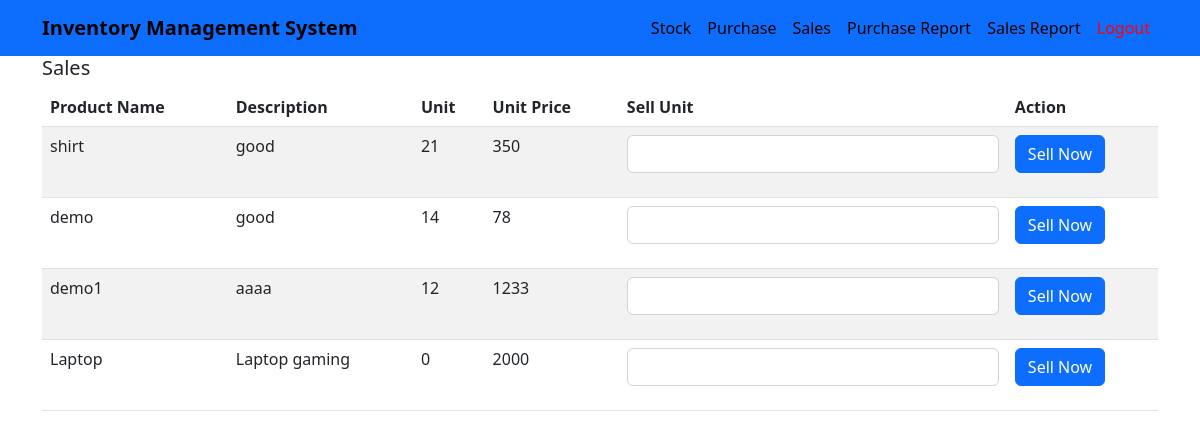
/sales.php (signed in), run on the app's committed database.
### tables this page shows
CREATE TABLE `product` (
  `id` int NOT NULL,
  `name` varchar(100) NOT NULL,
  `des` varchar(100) NOT NULL,
  `unit` int NOT NULL,
  `unitprice` int NOT NULL,
  `created_at` timestamp NOT NULL DEFAULT CURRENT_TIMESTAMP
);

### sales.php (the view, shortened to what this page needs)
<?php
    include "header.php";
    include "connection.php";
$sql = "SELECT * FROM product";
$result = mysqli_query($conn, $sql);
?>
<html>
<head>
</head>
<body>
    <div class="container">
    <h5>Sales</h5>
    <table class="table table-striped">
  <thead>
    <tr>
      <th scope="col">Product Name</th>
      <th scope="col">Description</th>
      <th scope="col">Unit</th>
      <th scope="col">Unit Price</th>
      <th scope="col">Sell Unit</th>
      <th scope="col">Action</th>
    </tr>
  </thead>
  <tbody>
      <?php
          if (mysqli_num_rows($result) > 0) {
            while($row = mysqli_fetch_assoc($result)) {
              ?>
             <form action="<?php echo $_SERVER['PHP_SELF'];?>" method="post">
               <tr>
                <td><?php echo $row['name'];?></td>
                <td><?php echo $row['des'];?></td>
                <td><?php echo $row['unit'];?></td>
                <td><?php echo $row['unitprice'];?></td>
                <td><div class="mb-3">
                    <input type="number" name="unitsale" class="form-control" id="exampleInputUnit">
               </div></td>
                <td><button type="submit" class="btn btn-primary" name="submit">Sell Now</button></td>
                </tr>
                </form>
                <?php }
        } else {
            echo "0 results";
        }
        ?>
  </tbody>
</table>
</div>
</body>
</html>

### data on the page
product: name "shirt", des "good", unit "21", unitprice "350"
product: name "demo", des "good", unit "14", unitprice "78"
product: name "demo1", des "aaaa", unit "12", unitprice "1233"
product: name "Laptop", des "Laptop gaming", unit "0", unitprice "2000"
